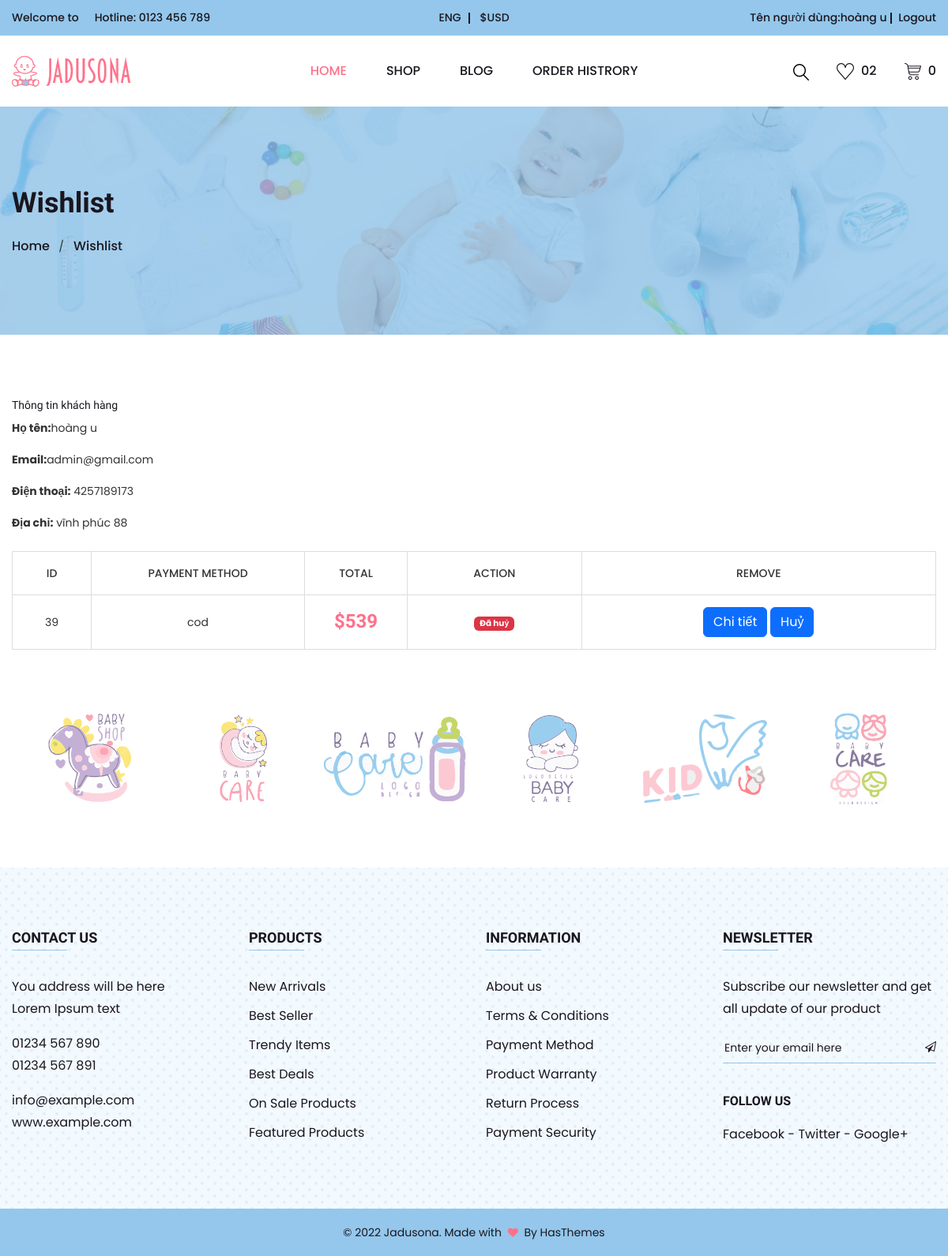
The app's page /?ctl=list-order (signed in) with its own data.
### tables this page shows
CREATE TABLE `orders` (
  `id` int NOT NULL,
  `user_id` int NOT NULL,
  `status` tinyint NOT NULL,
  `payment_method` varchar(60) NOT NULL,
  `total_price` decimal(10,0) NOT NULL,
  `created_at` timestamp NOT NULL DEFAULT CURRENT_TIMESTAMP
);

CREATE TABLE `users` (
  `id` int NOT NULL,
  `fullname` varchar(60) NOT NULL,
  `email` varchar(199) NOT NULL,
  `password` varchar(199) NOT NULL,
  `phone` varchar(255) NOT NULL,
  `role` enum('admin','user') NOT NULL DEFAULT 'user',
  `active` tinyint(1) NOT NULL DEFAULT '1',
  `address` varchar(255) NOT NULL,
  `created_at` timestamp NOT NULL DEFAULT CURRENT_TIMESTAMP,
  `update_at` timestamp NOT NULL DEFAULT CURRENT_TIMESTAMP
);

### common/function.php (called while the page is built, shortened)
<?php
function view($path_view, $data = [])
{
    extract($data);
    $path_view = str_replace(".", "/", $path_view);
    include_once ROOT_DIR . "views/$path_view.php";
}
function getOrderStatus($status)
{
    $status_details = [
        1  => 'Chờ xử lý',
        2  => 'Đang xử lý',
        3  => 'Đang giao hàng',
        4  => 'Hoàn thành',
        5  => 'Đã huỷ',
    ];
    return $status_details[$status];
}

### controllers/OrderController.php (called while the page is built, shortened)
<?php
class OrderController
{
    public function showOrderUser()
    {
        $user_id = $_SESSION['user']['id'];
        $orders_user = (new Order)->findOrtherUser($user_id);
        $user = $_SESSION['user'];
        return view("clients.users.list-order", compact('orders_user', 'categories', 'user'));
    }
}

### index.php (called while the page is built, shortened)
<?php
require_once __DIR__ . "/common/function.php";
require_once __DIR__ . "/models/BaseModel.php";
require_once __DIR__ . "/models/Order.php";
require_once __DIR__ . "/controllers/OrderController.php";
$ctl = $_GET['ctl'] ?? "";
match ($ctl) {
    '', 'home' => (new HomeController)->index(),
    'category' => (new ProductController)->list(),
    'detail' => (new ProductController)->show(),
    'register' => (new AuthController)->register(),
    'login' => (new AuthController)->login(),
    'logout' => (new AuthController)->logout(),
    'add-cart' => (new CartController)->addToCart(),
    'view-cart' => (new CartController)->viewCart(),
    'delete-cart' => (new CartController)->deleteProductInCart(),
    'update-cart' => (new CartController)->updateCart(),
    'view-checkout' => (new CartController)->viewCheckOut(),
    'checkout' => (new CartController)->checkOut(),
    'success' => (new CartController)->success(),
    'search' => (new SearchController)->search(),
    'list-order' => (new OrderController)->showOrderUser(),
    'order-detail-user' => (new OrderController)->detailOrderUser(),
    'shop'=>(new ShopController)->shop(),
    'blog'=>(new BlogController)->blog(),
    default => view('errors.404'),
};

### models/BaseModel.php (called while the page is built, shortened)
<?php
class BaseModel {
    public function __construct(){
        try{
            $this->conn = new PDO("mysql:host=" . HOST . "; dbname=" . DBNAME . "; charset=utf8; port= ". PORT, USERNAME , PASSWORD);
        }catch (PDOException $e){
            echo "Lỗi kết nối dữ liệu" . $e->getMessage();
        }
    }
}

### models/Order.php (called while the page is built, shortened)
<?php
class Order extends BaseModel
{
    public function findOrtherUser($user_id)
    {
        $sql = "SELECT o.*, fullname, email, address, phone
        FROM orders o JOIN users u ON o.user_id=u.id
        WHERE o.user_id=:user_id";
        $stmt = $this->conn->prepare($sql);
        $stmt->execute(['user_id' => $user_id]);
        return $stmt->fetchAll(PDO::FETCH_ASSOC);
    }
}

### views/clients/users/list-order.php (the view, shortened to what this page needs)
<?php include_once   ROOT_DIR . "views/clients/header.php" ?>
<div class="page-banner-section section" style="background-image: url(assets/images/hero/hero-1.jpg)">
    <div class="container">
        <div class="row">
            <div class="page-banner-content col">
                <h1>Wishlist</h1>
                <ul class="page-breadcrumb">
                    <li><a href="<?= ROOT_URL ?>">Home</a></li>
                    <li><a href="wishlist.html">Wishlist</a></li>
                </ul>
            </div>
        </div>
    </div>
</div>
<div class="page-section section section-padding">
    <div class="container">
        <form action="#">
            <div class="row">
                <div class="col-12">
                    <div class="mb-4">
                        <h5>Thông tin khách hàng</h5>
                        <p><strong>Họ tên:</strong><?= $user['fullname'] ?></p>
                        <p><strong>Email:</strong><?= $user['email'] ?></p>
                        <p><strong>Điện thoại:</strong> <?= $user['phone'] ?></p>
                        <p><strong>Địa chỉ:</strong> <?= $user['address'] ?></p>
                    </div>
                    <div class="cart-table table-responsive">
                        <table>
                            <thead>
                                <tr>
                                    <th class="pro-thumbnail">ID</th>
                                    <th class="pro-title">Payment method</th>
                                    <th class="pro-subtotal">Total</th>
                                    <th class="pro-quantity">Action</th>
                                    <th class="pro-remove">Remove</th>
                                </tr>
                            </thead>
                            <tbody>
                                <?php foreach ($orders_user as $order) : ?>
                                <tr>
                                    <td class="pro-thumbnail">
                                        <?= $order['id'] ?>
                                    </td>
                                    <td class="pro-title">
                                        <?= $order['payment_method'] ?>
                                    </td>
                                    <td class="pro-price">
                                        <span class="amount">$<?= number_format($order['total_price']) ?></span>
                                    </td>
                                    <td>
                                        <?php
                                            $status = $order['status'];
                                            $statusClass = '';
                                            switch ($status) {
                                                case "5":
                                                    $statusClass = 'badge bg-danger';
                                                    break;
                                            }
                                            ?>
                                        <span class="<?= $statusClass ?>"><?= getOrderStatus($status) ?></span>
                                    </td>
                                    <td class="pro-action">
                                        <a href="<?= ROOT_URL . '?ctl=order-detail-user&id=' . $order['id'] ?>"
                                            class="btn btn-primary">Chi tiết</a>
                                        <a href="<?= ROOT_URL . '?ctl=order-detail-user&id=' . $order['id'] ?>"
                                            class="btn btn-primary">Huỷ</a>
                                    </td>
                                </tr>
                                <?php endforeach ?>
                            </tbody>
                        </table>
                    </div>
                </div>
            </div>
        </form>
    </div>
</div>
<div class="brand-section section section-padding pt-0">
    <div class="container-fluid">
        <div class="row">
            <div class="brand-slider">
                <div class="brand-item col">
                    <img src="assets/images/brands/brand-1.png" alt="">
                </div>
                <div class="brand-item col">
                    <img src="assets/images/brands/brand-2.png" alt="">
                </div>
                <div class="brand-item col">
                    <img src="assets/images/brands/brand-3.png" alt="">
                </div>
                <div class="brand-item col">
                    <img src="assets/images/brands/brand-4.png" alt="">
                </div>
                <div class="brand-item col">
                    <img src="assets/images/brands/brand-5.png" alt="">
                </div>
                <div class="brand-item col">
                    <img src="assets/images/brands/brand-6.png" alt="">
                </div>
            </div>
        </div>
    </div>
</div>
<?php include_once   ROOT_DIR . "views/clients/footer.php" ?>

### assets/css/plugins.css (style rules this page uses)
.slick-slider { position:relative;display:block;box-sizing:border-box;-webkit-user-select:none;-moz-user-select:none;-ms-user-select:none;user-select:none;-webkit-touch-callout:none;-khtml-user-select:none;-ms-touch-action:pan-y;touch-action:pan-y;-webkit-tap-highlight-color:transparent }
.slick-slide { display:none;float:left;height:100%;min-height:1px }
.slick-slide img { display:block }
.slick-initialized .slick-slide { display:block }

### assets/css/helper.css (style rules this page uses)
.pt-0 { padding-top: 0px !important; }

### records on screen
orders: user.fullname "hoàng u", user.email "admin@gmail.com", user.phone "4257189173", user.address "vĩnh phúc 88", id "39", payment_method "cod", total_price "539", status "Đã huỷ"

### other values on screen
$_SESSION['user']['fullname'] "hoàng u"
$_SESSION['totalQuantity'] "0"
